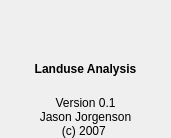
    <widget class="QWidget" name="layoutWidget_43" >
     <property name="geometry" >
      <rect>
       <x>10</x>
       <y>10</y>
       <width>171</width>
       <height>138</height>
      </rect>
     </property>
     <layout class="QGridLayout" >
      <property name="margin" >
       <number>0</number>
      </property>
      <property name="spacing" >
       <number>6</number>
      </property>
      <item row="1" column="0" >
       <widget class="QLabel" name="textLabel4" >
        <property name="text" >
         <string>&lt;html>&lt;head>&lt;meta name="qrichtext" content="1" />&lt;style type="text/css">
p, li { white-space: pre-wrap; }
&lt;/style>&lt;/head>&lt;body style=" font-family:'Sans Serif'; font-size:9pt; font-weight:400; font-style:normal; text-decoration:none;">
&lt;p align="center" style=" margin-top:12px; margin-bottom:12px; margin-left:0px; margin-right:0px; -qt-block-indent:0; text-indent:0px;">&lt;span style=" font-weight:600;">Landuse Analysis&lt;/span>&lt;/p>&lt;/body>&lt;/html></string>
        </property>
        <property name="wordWrap" >
         <bool>false</bool>
        </property>
       </widget>
      </item>
      <item row="2" column="0" >
       <widget class="QLabel" name="textLabel5" >
        <property name="text" >
         <string>Version 0.1
Jason Jorgenson
(c) 2007 </string>
        </property>
        <property name="alignment" >
         <set>Qt::AlignCenter</set>
        </property>
        <property name="wordWrap" >
         <bool>false</bool>
        </property>
       </widget>
      </item>
      <item row="0" column="0" >
       <widget class="QLabel" name="graphic" >
        <property name="text" >
         <string/>
        </property>
        <property name="pixmap" >
         <pixmap resource="landuseanalyst.qrc" >:/new/prefix1/tw-education-scholarships-btco-joint-shcolarships-btco-university-of-liverpool-joint-scholarship-logo-100x56.png</pixmap>
        </property>
        <property name="alignment" >
         <set>Qt::AlignCenter</set>
        </property>
       </widget>
      </item>
     </layout>
    </widget>
